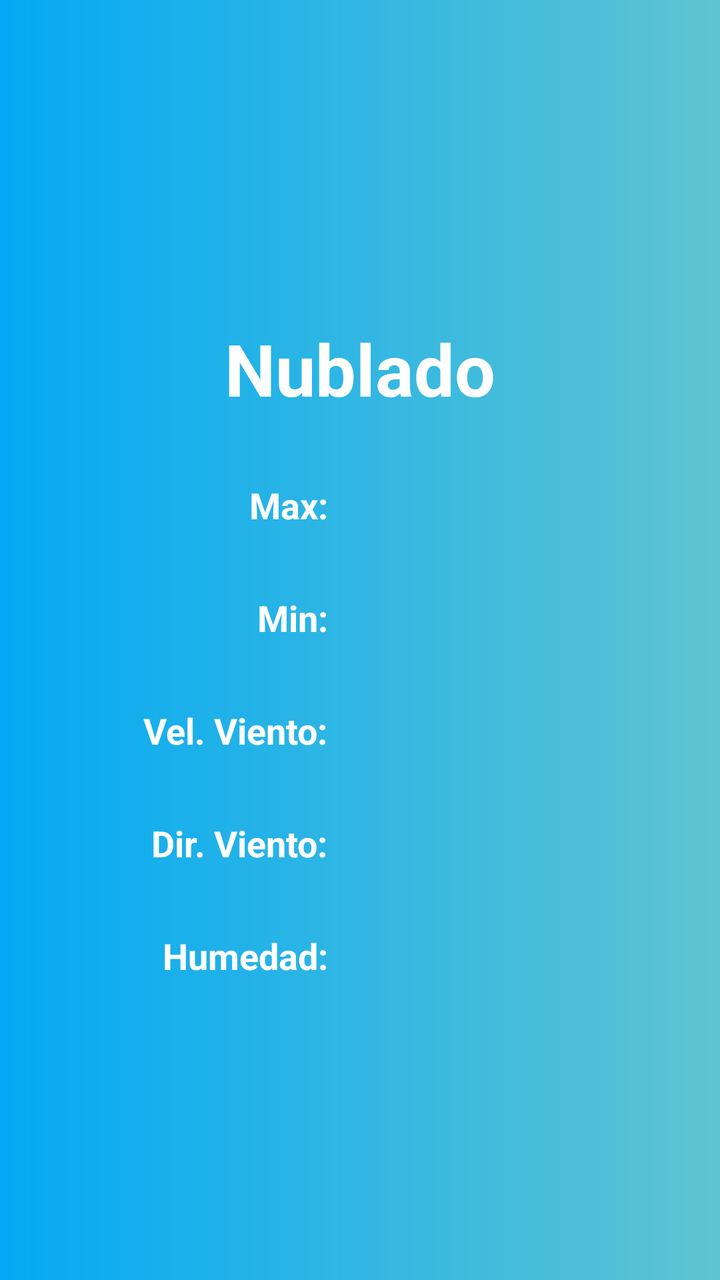
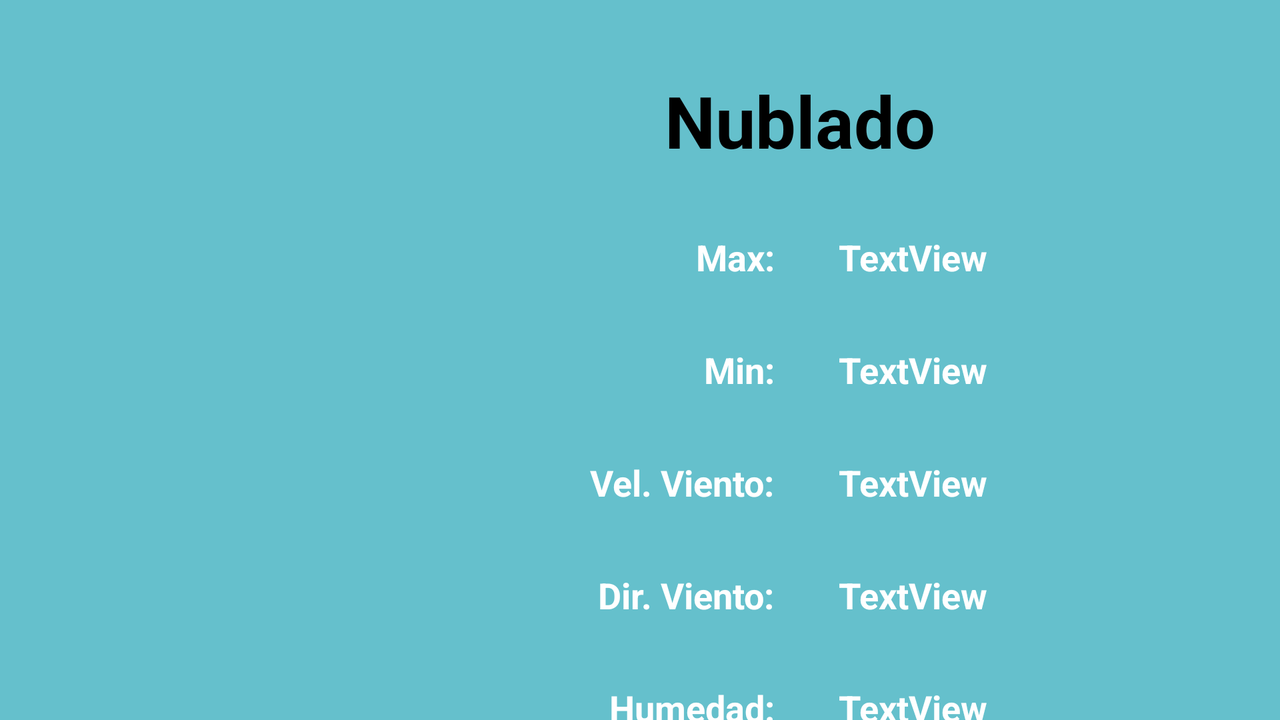

The same Android screen from two of the app's own layout files: first res/layout/ as a phone draws it, then the repository's variant for another configuration, drawn on a device whose configuration selects that folder. Both files follow.
<!-- AndroidManifest.xml: application theme Theme.ProyectoMarcos -->
<!-- res/layout/layout_fragment_tiempo_detalle.xml -->
<?xml version="1.0" encoding="utf-8"?>
<androidx.constraintlayout.widget.ConstraintLayout xmlns:android="http://schemas.android.com/apk/res/android"
    xmlns:app="http://schemas.android.com/apk/res-auto"
    xmlns:tools="http://schemas.android.com/tools"
    android:layout_width="match_parent"
    android:layout_height="match_parent"
    android:background="@drawable/bg1"
    android:orientation="vertical"
    tools:context=".fragment.Activity_Fragment_Tiempo_Detalle">

    <ImageView
        android:id="@+id/icono"
        android:layout_width="0dp"
        android:layout_height="0dp"
        android:layout_marginTop="10dp"
        app:layout_constraintBottom_toTopOf="@+id/guideline21"
        app:layout_constraintEnd_toEndOf="parent"
        app:layout_constraintStart_toStartOf="parent"
        app:layout_constraintTop_toTopOf="parent" />

    <TextView
        android:id="@+id/texto"
        style="@style/textosLargeTiempo"
        android:layout_width="wrap_content"
        android:layout_height="wrap_content"

        android:layout_marginTop="32dp"
        android:text="Nublado"
        android:textColor="@color/white"
        app:layout_constraintEnd_toEndOf="parent"
        app:layout_constraintStart_toStartOf="parent"
        app:layout_constraintTop_toBottomOf="@+id/icono" />

    <TextView
        android:id="@+id/min"
        style="@style/textosTiempo"
        android:layout_width="wrap_content"
        android:layout_height="wrap_content"

        android:layout_marginStart="16dp"
        android:layout_marginTop="32dp"
        app:layout_constraintStart_toStartOf="@+id/guideline22"
        app:layout_constraintTop_toBottomOf="@+id/max" />

    <TextView
        android:id="@+id/max"
        style="@style/textosTiempo"
        android:layout_width="wrap_content"
        android:layout_height="wrap_content"

        android:layout_marginStart="16dp"
        android:layout_marginTop="32dp"
        app:layout_constraintStart_toStartOf="@+id/guideline22"
        app:layout_constraintTop_toBottomOf="@+id/texto" />

    <androidx.constraintlayout.widget.Guideline
        android:id="@+id/guideline21"
        android:layout_width="wrap_content"
        android:layout_height="wrap_content"
        android:orientation="horizontal"
        app:layout_constraintGuide_percent="0.20" />

    <androidx.constraintlayout.widget.Guideline
        android:id="@+id/guideline22"
        android:layout_width="wrap_content"
        android:layout_height="wrap_content"
        android:orientation="vertical"
        app:layout_constraintGuide_percent="0.50" />

    <TextView
        android:id="@+id/textView16"
        style="@style/textosTiempo"
        android:layout_width="wrap_content"
        android:layout_height="wrap_content"
        android:layout_marginTop="32dp"
        android:layout_marginEnd="16dp"
        android:text="@string/tempMin"
        app:layout_constraintEnd_toStartOf="@+id/guideline22"
        app:layout_constraintTop_toBottomOf="@+id/textView19" />

    <TextView
        android:id="@+id/textView19"
        style="@style/textosTiempo"
        android:layout_width="wrap_content"
        android:layout_height="wrap_content"
        android:layout_marginTop="32dp"
        android:layout_marginEnd="16dp"
        android:text="@string/tempMax"
        app:layout_constraintEnd_toStartOf="@+id/guideline22"
        app:layout_constraintTop_toBottomOf="@+id/texto" />

    <TextView
        android:id="@+id/textView20"
        style="@style/textosTiempo"
        android:layout_width="wrap_content"
        android:layout_height="wrap_content"
        android:layout_marginTop="32dp"
        android:layout_marginEnd="16dp"
        android:text="@string/tempVViento"
        app:layout_constraintEnd_toStartOf="@+id/guideline22"
        app:layout_constraintTop_toBottomOf="@+id/textView16" />

    <TextView
        android:id="@+id/vientoVel"
        style="@style/textosTiempo"
        android:layout_width="wrap_content"
        android:layout_height="wrap_content"
        android:layout_marginStart="16dp"
        android:layout_marginTop="32dp"
        app:layout_constraintStart_toStartOf="@+id/guideline22"
        app:layout_constraintTop_toBottomOf="@+id/min" />

    <TextView
        android:id="@+id/textView22"
        style="@style/textosTiempo"
        android:layout_width="wrap_content"
        android:layout_height="wrap_content"
        android:layout_marginTop="32dp"
        android:layout_marginEnd="16dp"
        android:text="@string/tempDViento"
        app:layout_constraintEnd_toStartOf="@+id/guideline22"
        app:layout_constraintTop_toBottomOf="@+id/textView20" />

    <TextView
        android:id="@+id/tempHumedad"
        style="@style/textosTiempo"
        android:layout_width="wrap_content"
        android:layout_height="wrap_content"
        android:layout_marginStart="16dp"
        android:layout_marginTop="32dp"
        app:layout_constraintStart_toStartOf="@+id/guideline22"
        app:layout_constraintTop_toBottomOf="@+id/dirViento" />

    <TextView
        android:id="@+id/textView24"
        style="@style/textosTiempo"
        android:layout_width="wrap_content"
        android:layout_height="wrap_content"
        android:layout_marginTop="32dp"
        android:layout_marginEnd="16dp"
        android:text="@string/tempHumedad"
        app:layout_constraintEnd_toStartOf="@+id/guideline22"
        app:layout_constraintTop_toBottomOf="@+id/textView22" />

    <TextView
        android:id="@+id/dirViento"
        style="@style/textosTiempo"
        android:layout_width="wrap_content"
        android:layout_height="wrap_content"
        android:layout_marginStart="16dp"
        android:layout_marginTop="32dp"
        app:layout_constraintStart_toStartOf="@+id/guideline22"
        app:layout_constraintTop_toBottomOf="@+id/vientoVel" />
</androidx.constraintlayout.widget.ConstraintLayout>
<!-- resources referenced by this layout -->
<resources>
  <color name="white">#FFFFFFFF</color>
  <!-- drawable bg1 (drawable) -->
  <?xml version="1.0" encoding="utf-8"?>
  <shape xmlns:android="http://schemas.android.com/apk/res/android">
  
      <gradient
          android:startColor="#03A9F4"
          android:endColor="#5FC4D1"
         ></gradient>
  </shape>
  <string name="tempDViento">Dir. Viento:</string>
  <string name="tempHumedad">Humedad:</string>
  <string name="tempMax">Max:</string>
  <string name="tempMin">Min:</string>
  <string name="tempVViento">Vel. Viento:</string>
  <style name="textosLargeTiempo">
          <item name="android:textStyle">bold</item>
          <item name="android:textColor">@color/black</item>
          <item name="android:textSize">36dp</item>
          <item name="android:textAlignment">center</item>
      </style>
  <style name="textosTiempo">
          <item name="android:textStyle">bold</item>
          <item name="android:textColor">@color/white</item>
          <item name="android:textSize">18dp</item>
      </style>
  <style name="Theme.ProyectoMarcos" parent="Theme.AppCompat.Light.NoActionBar">
          
          <item name="colorPrimary">@color/verde</item>
          <item name="colorPrimaryVariant">@color/marron</item>
          <item name="colorOnPrimary">@color/white</item>
          
          <item name="colorSecondary">@color/teal_200</item>
          <item name="colorSecondaryVariant">@color/teal_700</item>
          <item name="colorOnSecondary">@color/black</item>
          
          <item name="android:statusBarColor" tools:targetApi="l">?attr/colorPrimaryVariant</item>
          
      </style>
  <color name="black">#FF000000</color>
  <color name="verde">#308446</color>
  <color name="marron">#FFC1BFAE</color>
  <color name="teal_200">#FF03DAC5</color>
  <color name="teal_700">#FF018786</color>
</resources>
<!-- res/layout-land/layout_fragment_tiempo_detalle.xml (the repository's variant of the layout above) -->
<!-- drawn on the phone turned sideways -->
<?xml version="1.0" encoding="utf-8"?>
<androidx.constraintlayout.widget.ConstraintLayout xmlns:android="http://schemas.android.com/apk/res/android"
    xmlns:app="http://schemas.android.com/apk/res-auto"
    xmlns:tools="http://schemas.android.com/tools"
    android:layout_width="match_parent"
    android:layout_height="match_parent"
    android:background="#65C0CC"
    android:orientation="vertical"
    tools:context=".fragment.Activity_Fragment_Tiempo_Detalle">

    <ImageView
        android:id="@+id/icono"
        android:layout_width="0dp"
        android:layout_height="0dp"
        android:layout_marginLeft="10dp"
        app:layout_constraintBottom_toBottomOf="parent"
        app:layout_constraintEnd_toStartOf="@+id/guideline24"
        app:layout_constraintStart_toStartOf="parent"
        app:layout_constraintTop_toTopOf="@+id/guideline21" />

    <TextView
        android:id="@+id/texto"
        style="@style/textosLargeTiempo"
        android:layout_width="wrap_content"
        android:layout_height="wrap_content"

        android:background="#65C0CC"
        android:text="Nublado"
        app:layout_constraintEnd_toEndOf="parent"
        app:layout_constraintStart_toStartOf="@+id/guideline24"
        app:layout_constraintTop_toTopOf="@+id/guideline21" />

    <TextView
        android:id="@+id/min"
        style="@style/textosTiempo"
        android:layout_width="wrap_content"
        android:layout_height="wrap_content"

        android:layout_marginStart="16dp"
        android:layout_marginTop="32dp"
        android:text="TextView"
        app:layout_constraintStart_toStartOf="@+id/guideline22"
        app:layout_constraintTop_toBottomOf="@+id/max" />

    <TextView
        android:id="@+id/max"
        style="@style/textosTiempo"
        android:layout_width="wrap_content"
        android:layout_height="wrap_content"

        android:layout_marginStart="16dp"
        android:layout_marginTop="32dp"
        android:text="TextView"
        app:layout_constraintStart_toStartOf="@+id/guideline22"
        app:layout_constraintTop_toBottomOf="@+id/texto" />

    <androidx.constraintlayout.widget.Guideline
        android:id="@+id/guideline21"
        android:layout_width="wrap_content"
        android:layout_height="wrap_content"
        android:orientation="horizontal"
        app:layout_constraintGuide_percent="0.1" />

    <androidx.constraintlayout.widget.Guideline
        android:id="@+id/guideline22"
        android:layout_width="wrap_content"
        android:layout_height="wrap_content"
        android:orientation="vertical"
        app:layout_constraintGuide_percent="0.63" />

    <TextView
        android:id="@+id/textView16"
        style="@style/textosTiempo"
        android:layout_width="wrap_content"
        android:layout_height="wrap_content"
        android:layout_marginTop="32dp"
        android:layout_marginEnd="16dp"
        android:text="@string/tempMin"
        app:layout_constraintEnd_toStartOf="@+id/guideline22"
        app:layout_constraintTop_toBottomOf="@+id/textView19" />

    <TextView
        android:id="@+id/textView19"
        style="@style/textosTiempo"
        android:layout_width="wrap_content"
        android:layout_height="wrap_content"
        android:layout_marginTop="32dp"
        android:layout_marginEnd="16dp"
        android:text="@string/tempMax"
        app:layout_constraintEnd_toStartOf="@+id/guideline22"
        app:layout_constraintTop_toBottomOf="@+id/texto" />

    <TextView
        android:id="@+id/textView20"
        style="@style/textosTiempo"
        android:layout_width="wrap_content"
        android:layout_height="wrap_content"
        android:layout_marginTop="32dp"
        android:layout_marginEnd="16dp"
        android:text="@string/tempVViento"
        app:layout_constraintEnd_toStartOf="@+id/guideline22"
        app:layout_constraintTop_toBottomOf="@+id/textView16" />

    <TextView
        android:id="@+id/vientoVel"
        style="@style/textosTiempo"
        android:layout_width="wrap_content"
        android:layout_height="wrap_content"
        android:layout_marginStart="16dp"
        android:layout_marginTop="32dp"
        android:text="TextView"
        app:layout_constraintStart_toStartOf="@+id/guideline22"
        app:layout_constraintTop_toBottomOf="@+id/min" />

    <TextView
        android:id="@+id/textView22"
        style="@style/textosTiempo"
        android:layout_width="wrap_content"
        android:layout_height="wrap_content"
        android:layout_marginTop="32dp"
        android:layout_marginEnd="16dp"
        android:text="@string/tempDViento"
        app:layout_constraintEnd_toStartOf="@+id/guideline22"
        app:layout_constraintTop_toBottomOf="@+id/textView20" />

    <TextView
        android:id="@+id/tempHumedad"
        style="@style/textosTiempo"
        android:layout_width="wrap_content"
        android:layout_height="wrap_content"
        android:layout_marginStart="16dp"
        android:layout_marginTop="32dp"
        android:text="TextView"
        app:layout_constraintStart_toStartOf="@+id/guideline22"
        app:layout_constraintTop_toBottomOf="@+id/dirViento" />

    <TextView
        android:id="@+id/textView24"
        style="@style/textosTiempo"
        android:layout_width="wrap_content"
        android:layout_height="wrap_content"
        android:layout_marginTop="32dp"
        android:layout_marginEnd="16dp"
        android:text="@string/tempHumedad"
        app:layout_constraintEnd_toStartOf="@+id/guideline22"
        app:layout_constraintTop_toBottomOf="@+id/textView22" />

    <TextView
        android:id="@+id/dirViento"
        style="@style/textosTiempo"
        android:layout_width="wrap_content"
        android:layout_height="wrap_content"
        android:layout_marginStart="16dp"
        android:layout_marginTop="32dp"
        android:text="TextView"
        app:layout_constraintStart_toStartOf="@+id/guideline22"
        app:layout_constraintTop_toBottomOf="@+id/vientoVel" />

    <androidx.constraintlayout.widget.Guideline
        android:id="@+id/guideline24"
        android:layout_width="wrap_content"
        android:layout_height="wrap_content"
        android:orientation="vertical"
        app:layout_constraintGuide_percent="0.25" />
</androidx.constraintlayout.widget.ConstraintLayout>
<!-- resources referenced by the variant -->
<!-- as the phone turned sideways resolves them -->
<resources>
  <string name="tempDViento">Dir. Viento:</string>
  <string name="tempHumedad">Humedad:</string>
  <string name="tempMax">Max:</string>
  <string name="tempMin">Min:</string>
  <string name="tempVViento">Vel. Viento:</string>
  <style name="textosLargeTiempo">
          <item name="android:textStyle">bold</item>
          <item name="android:textColor">@color/black</item>
          <item name="android:textSize">36dp</item>
          <item name="android:textAlignment">center</item>
      </style>
  <style name="textosTiempo">
          <item name="android:textStyle">bold</item>
          <item name="android:textColor">@color/white</item>
          <item name="android:textSize">18dp</item>
      </style>
  <style name="Theme.ProyectoMarcos" parent="Theme.AppCompat.Light.NoActionBar">
          
          <item name="colorPrimary">@color/verde</item>
          <item name="colorPrimaryVariant">@color/marron</item>
          <item name="colorOnPrimary">@color/white</item>
          
          <item name="colorSecondary">@color/teal_200</item>
          <item name="colorSecondaryVariant">@color/teal_700</item>
          <item name="colorOnSecondary">@color/black</item>
          
          <item name="android:statusBarColor" tools:targetApi="l">?attr/colorPrimaryVariant</item>
          
      </style>
  <color name="black">#FF000000</color>
  <color name="white">#FFFFFFFF</color>
  <color name="verde">#308446</color>
  <color name="marron">#FFC1BFAE</color>
  <color name="teal_200">#FF03DAC5</color>
  <color name="teal_700">#FF018786</color>
</resources>
